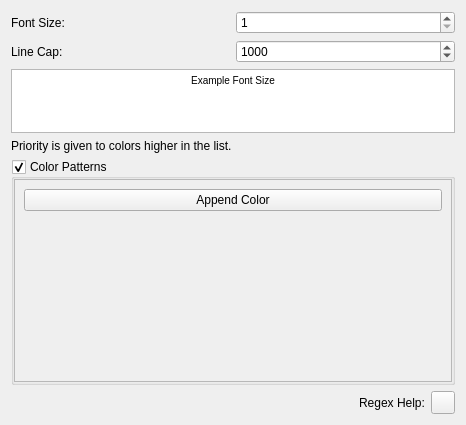
<?xml version="1.0" encoding="UTF-8"?>
<ui version="4.0">
 <class>WkfLogConsolePrefWidget</class>
 <widget class="QWidget" name="WkfLogConsolePrefWidget">
  <property name="geometry">
   <rect>
    <x>0</x>
    <y>0</y>
    <width>466</width>
    <height>425</height>
   </rect>
  </property>
  <property name="windowTitle">
   <string>Console</string>
  </property>
  <layout class="QVBoxLayout" name="verticalLayout">
   <item>
    <layout class="QGridLayout" name="gridLayout">
     <item row="0" column="1">
      <widget class="QSpinBox" name="fontSizeSpinBox">
       <property name="minimum">
        <number>1</number>
       </property>
       <property name="maximum">
        <number>32</number>
       </property>
      </widget>
     </item>
     <item row="0" column="0">
      <widget class="QLabel" name="fontSizeLabel">
       <property name="text">
        <string>Font Size:</string>
       </property>
      </widget>
     </item>
     <item row="1" column="0">
      <widget class="QLabel" name="lineCapLabel">
       <property name="text">
        <string>Line Cap:</string>
       </property>
      </widget>
     </item>
     <item row="1" column="1">
      <widget class="QSpinBox" name="lineCapSpinBox">
       <property name="minimum">
        <number>100</number>
       </property>
       <property name="maximum">
        <number>10000</number>
       </property>
       <property name="singleStep">
        <number>100</number>
       </property>
       <property name="value">
        <number>1000</number>
       </property>
      </widget>
     </item>
    </layout>
   </item>
   <item>
    <widget class="QTextBrowser" name="exampleText">
     <property name="sizePolicy">
      <sizepolicy hsizetype="Expanding" vsizetype="Maximum">
       <horstretch>0</horstretch>
       <verstretch>0</verstretch>
      </sizepolicy>
     </property>
     <property name="maximumSize">
      <size>
       <width>16777215</width>
       <height>64</height>
      </size>
     </property>
     <property name="html">
      <string>&lt;!DOCTYPE HTML PUBLIC &quot;-//W3C//DTD HTML 4.0//EN&quot; &quot;http://www.w3.org/TR/REC-html40/strict.dtd&quot;&gt;
&lt;html&gt;&lt;head&gt;&lt;meta name=&quot;qrichtext&quot; content=&quot;1&quot; /&gt;&lt;style type=&quot;text/css&quot;&gt;
p, li { white-space: pre-wrap; }
&lt;/style&gt;&lt;/head&gt;&lt;body style=&quot; font-family:'MS Shell Dlg 2'; font-size:7.8pt; font-weight:400; font-style:normal;&quot;&gt;
&lt;p align=&quot;center&quot; style=&quot; margin-top:0px; margin-bottom:0px; margin-left:0px; margin-right:0px; -qt-block-indent:0; text-indent:0px;&quot;&gt;Example Font Size&lt;/p&gt;&lt;/body&gt;&lt;/html&gt;</string>
     </property>
     <property name="placeholderText">
      <string/>
     </property>
    </widget>
   </item>
   <item>
    <widget class="QLabel" name="explanation2">
     <property name="text">
      <string>Priority is given to colors higher in the list.</string>
     </property>
    </widget>
   </item>
   <item>
    <widget class="QGroupBox" name="colorPatternsGroupBox">
     <property name="title">
      <string>Color Patterns</string>
     </property>
     <property name="checkable">
      <bool>true</bool>
     </property>
     <layout class="QVBoxLayout" name="verticalLayout_2">
      <property name="leftMargin">
       <number>0</number>
      </property>
      <property name="topMargin">
       <number>0</number>
      </property>
      <property name="rightMargin">
       <number>0</number>
      </property>
      <property name="bottomMargin">
       <number>0</number>
      </property>
      <item>
       <widget class="QScrollArea" name="scrollArea">
        <property name="widgetResizable">
         <bool>true</bool>
        </property>
        <widget class="QWidget" name="scrollAreaWidgetContents">
         <property name="geometry">
          <rect>
           <x>0</x>
           <y>0</y>
           <width>440</width>
           <height>194</height>
          </rect>
         </property>
         <layout class="QVBoxLayout" name="patternList">
          <item>
           <widget class="QPushButton" name="appendColorButton">
            <property name="text">
             <string>Append Color</string>
            </property>
           </widget>
          </item>
          <item>
           <spacer name="verticalSpacer">
            <property name="orientation">
             <enum>Qt::Vertical</enum>
            </property>
            <property name="sizeHint" stdset="0">
             <size>
              <width>20</width>
              <height>40</height>
             </size>
            </property>
           </spacer>
          </item>
         </layout>
        </widget>
       </widget>
      </item>
     </layout>
    </widget>
   </item>
   <item>
    <layout class="QHBoxLayout" name="horizontalLayout_2">
     <item>
      <spacer name="horizontalSpacer">
       <property name="orientation">
        <enum>Qt::Horizontal</enum>
       </property>
       <property name="sizeHint" stdset="0">
        <size>
         <width>40</width>
         <height>20</height>
        </size>
       </property>
      </spacer>
     </item>
     <item>
      <widget class="QLabel" name="regexHelpLabel">
       <property name="text">
        <string>Regex Help:</string>
       </property>
      </widget>
     </item>
     <item>
      <widget class="QToolButton" name="regexHelpButton">
       <property name="toolTip">
        <string>Regex Help</string>
       </property>
       <property name="text">
        <string/>
       </property>
       <property name="icon">
        <iconset theme="question">
         <normaloff>.</normaloff>.</iconset>
       </property>
      </widget>
     </item>
    </layout>
   </item>
  </layout>
 </widget>
 <tabstops>
  <tabstop>fontSizeSpinBox</tabstop>
  <tabstop>lineCapSpinBox</tabstop>
  <tabstop>exampleText</tabstop>
  <tabstop>colorPatternsGroupBox</tabstop>
  <tabstop>scrollArea</tabstop>
  <tabstop>appendColorButton</tabstop>
  <tabstop>regexHelpButton</tabstop>
 </tabstops>
 <resources/>
 <connections/>
</ui>
